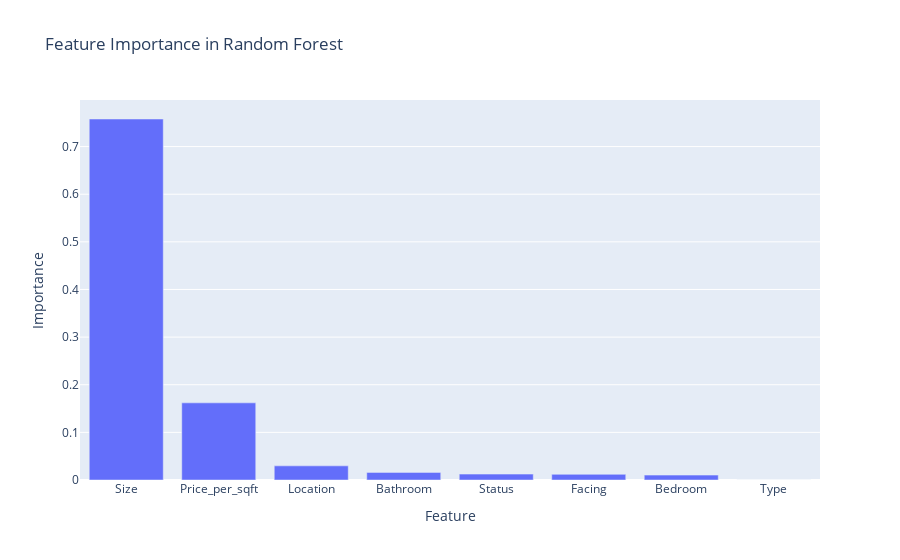

Notebook code cell kept with this figure:
### Code cell
px.bar(feature_importance_df, x='Feature', y='Importance', title='Feature Importance in Random Forest')

### Figure 1 — Plotly figure (JSON) as saved in the notebook; plotly's stock layout.template omitted (floating-point values rounded to 4 significant figures)
{"data": [{"alignmentgroup": "True", "hovertemplate": "Feature=%{x}<br>Importance=%{y}<extra></extra>", "legendgroup": "", "marker": {"color": "#636efa", "pattern": {"shape": ""}}, "name": "", "offsetgroup": "", "orientation": "v", "showlegend": false, "textposition": "auto", "type": "bar", "x": ["Size", "Price_per_sqft", "Location", "Bathroom", "Status", "Facing", "Bedroom", "Type"], "xaxis": "x", "y": [0.7579, 0.162, 0.02966, 0.01598, 0.01234, 0.01189, 0.01026, 0], "yaxis": "y"}], "layout": {"barmode": "relative", "legend": {"tracegroupgap": 0}, "title": {"text": "Feature Importance in Random Forest"}, "xaxis": {"anchor": "y", "domain": [0, 1], "title": {"text": "Feature"}}, "yaxis": {"anchor": "x", "domain": [0, 1], "title": {"text": "Importance"}}}}
